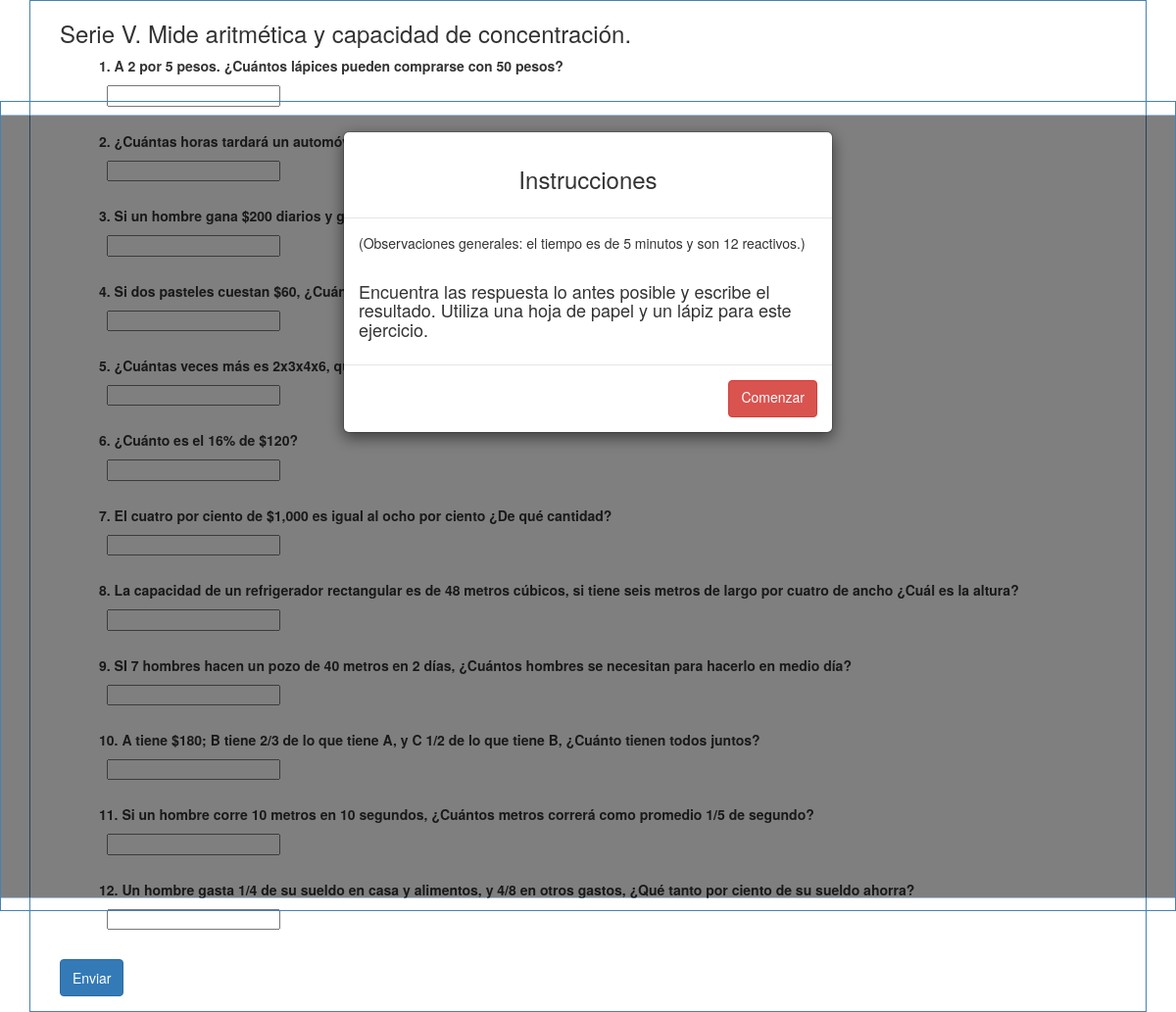
Screenshot of /index.php/comenzar/respS4 with the database file from the repository.
### tables this page shows
CREATE TABLE `preguntas` (
  `id` int(11) NOT NULL,
  `pregunta` varchar(350) NOT NULL,
  `segmento_id` int(11) NOT NULL
);

CREATE TABLE `respuestas` (
  `id` int(11) NOT NULL,
  `valor` varchar(100) NOT NULL,
  `puntos` int(11) NOT NULL,
  `id_pregunta` int(11) NOT NULL
);

### application/controllers/Comenzar.php (called while the page is built, shortened)
<?php
class Comenzar extends CI_Controller {
	function __construct() {
		$this->load->model('preguntas_model');
	}
	public function respS4(){
		$this->load->model('preguntas_model');
		$ides = $this->preguntas_model->verSerieb4();
		$puntos=0;
		$id_usuario =$this->session->userdata('s_id');
		for ($i=0; $i < sizeof($ides); $i++) {
			$respuestas_user = $this->input->post('respuesta'.$ides[$i]->id);
			$pregunta = $ides[$i]->id;
			if (sizeof($respuestas_user)<2) {
				$respuestas_user[0]=0;
				$this->preguntas_model->insertSerieb4Total($respuestas_user[0],$id_usuario,$pregunta);
			}
		}
		$data= $this->preguntas_model->selectRango4($puntos);
		$this->preguntas_model->insertTotal4($puntos,$id_usuario,$data[0]->id_rango);
		$this->load->model('preguntas_model');
		$data['verSerie5'] = $this->preguntas_model->verSerie5();
		$data['verRespuestas'] = $this->preguntas_model->verRespuestas4();
		$this->load->view('serie5',$data);
	}
}

### index.php (called while the page is built, shortened)
<?php
require_once BASEPATH.'core/CodeIgniter.php';

### application/models/preguntas_model.php (called while the page is built, shortened)
<?php if ( ! defined('BASEPATH')) exit('No direct script access allowed');
class preguntas_model extends CI_Model{
	public function insertTotal4($puntos,$id_usuario,$id_rango){
		$arrayDatos = array(
			'puntos' => $puntos,
			'id_usuario' => $id_usuario,
			'id_rango' => $id_rango,
			'id_segmento' => 4
			 );
		$this->db->insert ('total_segmento', $arrayDatos);
	}
		public function verRespuestas4(){
		$query = $this->db->query("select * from respuestas;");
		return $query->result();
	}
		public function insertSerieb4Total($result,$idUsuario,$idPregunta){
		$arrayDatos = array(
			'respuesta' => $result,
			'id_usuario' => $idUsuario,
			'id_pregunta' => $idPregunta
			 );
		$this->db->insert('resp_usuario', $arrayDatos);
	}
		public function verSerie5(){
		$query = $this->db->query("select * from preguntas where segmento_id=5");
		return $query->result();
	}
}
?>

### application/views/serie5.php (the view, shortened to what this page needs)
?><!DOCTYPE html>
<html lang="en">
<head>
<link href="<?php echo base_url('assets/css/bootstrap.min.css')?>" rel="stylesheet">
<link href="<?php echo base_url('assets/css/body.css')?>" rel="stylesheet">
<link rel="stylesheet" href="https://maxcdn.bootstrapcdn.com/bootstrap/3.3.6/css/bootstrap.min.css">
</head>
<body>
       <div class="modal fade" id="mostrarmodal" tabindex="-1" role="dialog" aria-labelledby="basicModal" aria-hidden="true">
      <div class="modal-dialog">
        <div class="modal-content">
           <div class="modal-header">
              <h3>Instrucciones</h3>
           </div>
           <div class="modal-body">
            (Observaciones generales: el tiempo es de 5 minutos y son 12 reactivos.)
            <br>
            <br>
              <h4>Encuentra las respuesta lo antes posible y escribe el resultado. Utiliza una hoja de papel y un lápiz para este ejercicio.</b>
            <br>
       </div>
           <div class="modal-footer">
          <a href="#" data-dismiss="modal" class="btn btn-danger">Comenzar</a>
           </div>
      </div>
   </div>
</div>
  <div class="container">
   <form id="questionform" method="post" action="<?php echo base_url()?>index.php/Comenzar/respS5">
   <div class="container">
    <h3>Serie V. Mide aritmética y capacidad de concentración.</h3>
        <label class="control-label">
          <?php
           $i=1;
          foreach($verSerie5 as $row)
           {
            $aux=$row->id;
  echo "<ul>";
  echo "<li>"."<b>".$i.". ".$row->pregunta."</b>";
  echo "<br>";
foreach ($verRespuestas as $row2) {
        $aux2 = $row2->id_pregunta;
    if($aux==$aux2){
        echo "&nbsp&nbsp<label><h5><input type='text' id='5' name='respuesta".$aux2."'></h5></label>";
    }
}
  echo "</li>";
  echo "</ul>";
  $i++;
    } ?>
  </label>
    <div class="form-group" >
        <button class="btn btn-primary " name="submit"  type="submit">Enviar</button>
    </div>
    </form>
    </div>
</body>
</html>

### assets/css/body.css (style rules this page uses)
body { position: relative; width: 100%; display: block; }
body > * { margin: auto; width: 500px; border: 1px solid steelblue; display: block; overflow: auto; }
.form-group { align-content: center; }
#mostrarmodal { height: 80% !important; }

### application/views/serie5.php (style rules this page uses)
ul { list-style: none; }

### rows the page displays
preguntas: pregunta "A 2 por 5 pesos. ¿Cuántos lápices pueden comprarse con 50 pesos?"
preguntas: pregunta "¿Cuántas horas tardará un automóvil…"
preguntas: pregunta "Si un hombre gana $200 diarios y…"
preguntas: pregunta "Si dos pasteles cuestan $60, ¿Cuántos…"
preguntas: pregunta "¿Cuántas veces más es 2x3x4x6, que 3x4?"
preguntas: pregunta "¿Cuánto es el 16% de $120?"
preguntas: pregunta "El cuatro por ciento de $1,000 es igual al ocho por ciento ¿De qué cantidad?"
preguntas: pregunta "La capacidad de un refrigerador rectangular es de 48 metros cúbicos, si tiene seis metros de largo por cuatro de ancho ¿Cuál es la altura?"
preguntas: pregunta "SI 7 hombres hacen un pozo de 40 metros en 2 días, ¿Cuántos hombres se necesitan para hacerlo en medio día?"
preguntas: pregunta "A tiene $180; B tiene 2/3 de lo que tiene A, y C 1/2 de lo que tiene B, ¿Cuánto tienen todos juntos?"
preguntas: pregunta "Si un hombre corre 10 metros en 10 segundos, ¿Cuántos metros correrá como promedio 1/5 de segundo?"
preguntas: pregunta "Un hombre gasta 1/4 de su sueldo en casa y alimentos, y 4/8 en otros gastos, ¿Qué tanto por ciento de su sueldo ahorra?"
